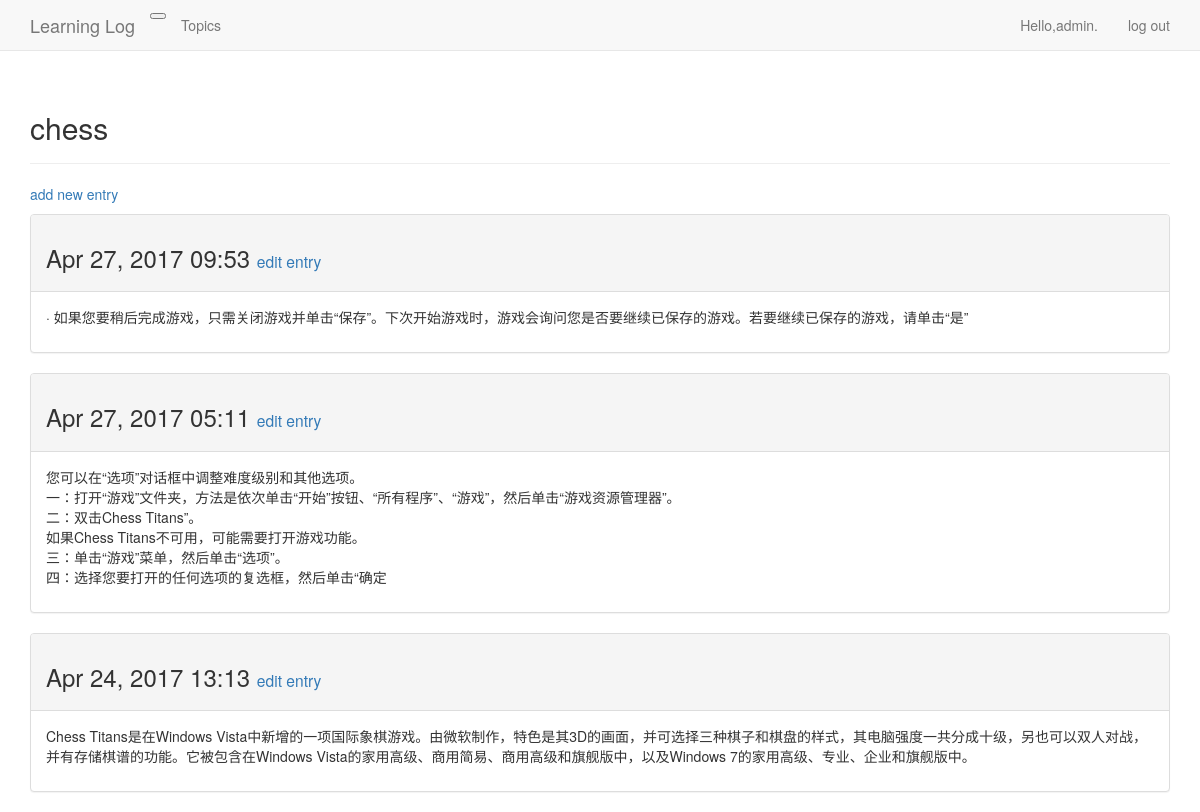
The page /topics/1/ (signed in) on the database its author committed.
### learning_logs/models.py (models this page shows, shortened)
class Topic(models.Model):
    text = models.CharField(max_length=200)
    date_added = models.DateTimeField(auto_now_add=True)
    owner = models.ForeignKey(User)
    def __str__(self):
        return self.text

class Entry(models.Model):
    topic = models.ForeignKey(Topic)
    text = models.TextField()
    date_added = models.DateTimeField(auto_now_add=True)
    class Meta:
        verbose_name_plural = 'entries'

### learning_logs/views.py (the view)
# urls.py: url(r'^topics/(?P<topic_id>\d+)/$', views.topic, name='topic'),
@login_required
def topic(request, topic_id):
    topic= Topic.objects.get(id=topic_id)
    if topic.owner !=request.user:
        raise Http404
    entries= topic.entry_set.order_by('-date_added')
    context={'topic':topic,'entries':entries}
    return render(request, 'learning_logs/topic.html', context)

### learning_logs/templates/learning_logs/topic.html (shortened to what this page needs)
<!DOCTYPE html>
<html lang="en">
<head>
</head>
<body>
{% extends "learning_logs/base.html" %}
{% block header %}
<h2>{{ topic }}</h2>
{% endblock header %}
{% block content %}
  <p>
      <a href="{% url 'learning_logs:new_entry' topic.id %}">add new entry</a>
  </p>
  {% for entry in entries %}
    <div class="panel panel-default">
        <div class="panel-heading">
            <h3>
                {{ entry.date_added|date:'M d, Y H:i' }}
                <small>
                    <a href="{% url 'learning_logs:edit_entry' entry.id %}">edit entry</a>
                </small>
            </h3>
        </div>
        <div class="panel-body">
            {{ entry.text|linebreaks }}
        </div>
    </div>
  {% empty %}
       There are no entries for this topic yet.
  {% endfor %}
{% endblock content %}

### learning_logs/templates/learning_logs/base.html (shortened to what this page needs)
{% load bootstrap3 %}
<!DOCTYPE html>
<html lang="en">
<head>
    {% bootstrap_css%}
</head>
<body>
 <nav class="navbar navbar-default navbar-static-top">
     <div class="container">
         <div class="navbar-header">
             <button type="button" class="navber-toggle collapsed"
                     data-toggle="collapse" data-target="#navbar"
                     aria-expanded="false" aria-controls="navbar">
             </button>
             <a class="navbar-brand" href="{% url 'learning_logs:index' %}">
                 Learning Log</a>
         </div>
         <div id="navbar" class="navbar-collapse collapse">
             <ul class="nav navbar-nav">
                 <li><a href="{% url 'learning_logs:topics' %}">Topics</a> </li>
             </ul>
             <ul class="nav navbar-nav navbar-right">
                 {% if user.is_authenticated %}
                 <li><a>Hello,{{ user.username }}.</a></li>
                 <li><a href="{% url 'users:logout' %}">log out</a> </li>
                 {% else %}
                 <li><a href="{% url 'users:register' %}">register</a> </li>
                 <li><a href="{% url 'users:login' %}">log in</a></li>
                 {% endif %}
             </ul>
         </div>
     </div>
 </nav>
<div class="container">
    <div class="page-header">
        {% block header %}{% endblock header %}
    </div>
    <div>
        {% block content %}{% endblock content %}
    </div>
</div>
</body>
</html>

### rows shown on the page
Topic: text "chess"
Entry: date_added "Apr 27, 2017 09:53", text "· 如果您要稍后完成游戏，只需关闭游戏并单击“保存”。下次开始游戏时，游戏会询问您是否要继续已保存的游戏。若要继续已保存的游戏，请单击“是”"
Entry: date_added "Apr 27, 2017 05:11", text "您可以在“选项”对话框中调整难度级别和其他选项。 一：打开“游戏”文件夹，方法是依次单击“开始”按钮、“所有程序”、“游戏”，然后单击“游戏资源管理器”。 二：双击Chess Titans”。 如果Chess Titans不可用，可能需要打开游戏功能。 三：单击“游戏”菜单，然后单击“选项”。 四：选择您要打开的任何选项的复选框，然后单击“确定"
Entry: date_added "Apr 24, 2017 13:13", text "Chess Titans是在Windows Vista中新增的一项国际象棋游戏。由微软制作，特色是其3D的画面，并可选择三种棋子和棋盘的样式，其电脑强度一共分成十级，另也可以双人对战，并有存储棋谱的功能。它被包含在Windows Vista的家用高级、商用简易、商用高级和旗舰版中，以及Windows 7的家用高级、专业、企业和旗舰版中。"

### other values the page prints
{{ user.username }} "admin"
